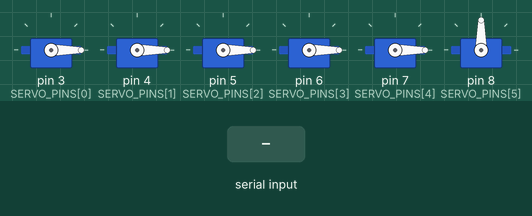
This sketch was run on a simulated Arduino Nano, built with avr-gcc and run on an emulated ATmega328P. Shown: 6 × servo. The inputs (shaded band) are chosen by the test bench. What the sketch prints to the serial monitor is not drawn.

Above: at 2.9 s.
3.0 s: "0\n" received over Serial
At 5.5 s:
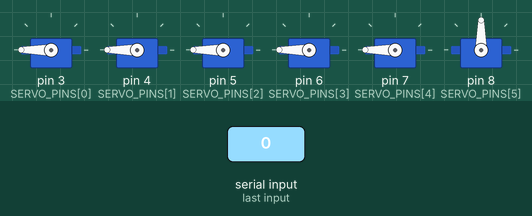
6.0 s: "1\n" received over Serial
At 8.0 s:
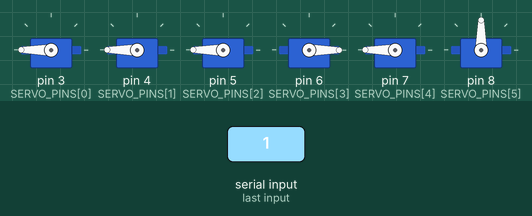
9.0 s: "2\n" received over Serial
At 11.5 s:
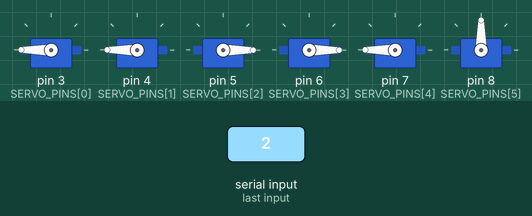
12.0 s: "3\n" received over Serial
At 13.7 s:
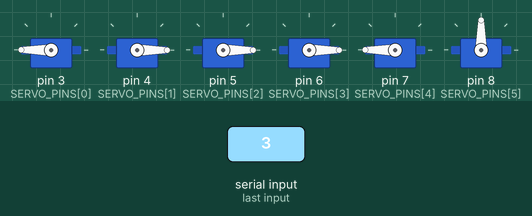
15.0 s: "4\n" received over Serial
At 17.2 s:
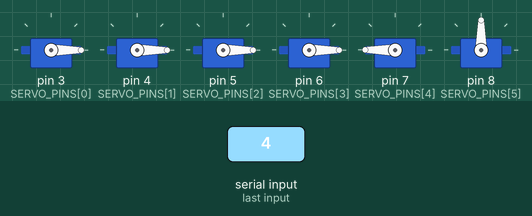
18.0 s: "5\n" received over Serial
At 18.16 s:
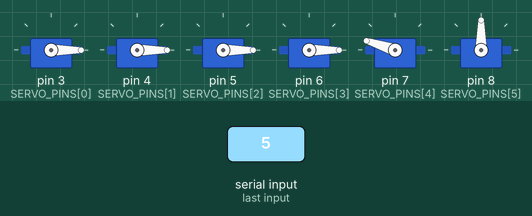
Timing chart, 0 to 21.0 s (numbered marks = the images above; inputs shaded):
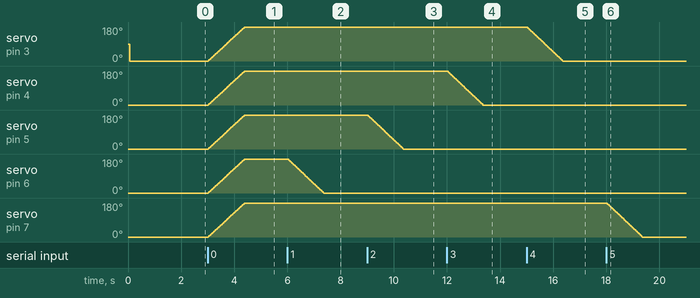

The sketch:

hand_control_nano_parallel_fixed.ino
```cpp
/*
 * 机械手控制器 - 修复版
 * 适用于Arduino Nano，使用串口通信
 *
 * 硬件连接:
 * - 舵机1 (小拇指): 连接到引脚 3
 * - 舵机2 (无名指): 连接到引脚 4
 * - 舵机3 (中指): 连接到引脚 5
 * - 舵机4 (食指): 连接到引脚 6
 * - 舵机5 (大拇指): 连接到引脚 7
 * - 舵机6 (手腕): 连接到引脚 8
 *
 * 功能:
 * - 数字手势 0-9
 * - 剪刀石头布手势
 * - 串口控制
 */

#include <Servo.h>

// 舵机配置
Servo myservo[6];

const int SERVO_COUNT = 6;
const int PINKY_INDEX = 0;      // 小拇指 - 接口3
const int RING_INDEX = 1;       // 无名指 - 接口4
const int MIDDLE_INDEX = 2;     // 中指 - 接口5
const int INDEX_INDEX = 3;      // 食指 - 接口6
const int THUMB_INDEX = 4;      // 大拇指 - 接口7
const int WRIST_INDEX = 5;      // 手腕 - 接口8

// 舵机引脚
const int SERVO_PINS[6] = {3, 4, 5, 6, 7, 8};

// 角度配置
const int OPEN_ANGLE = 0;      // 手指完全张开角度
const int CLOSED_ANGLE = 180;  // 手指完全收拢角度
const int HALF_ANGLE = 90;     // 半开角度

// 当前角度记录
int currentAngle[SERVO_COUNT] = {0, 0, 0, 0, 0, 90};

// 目标角度记录
int targetAngle[SERVO_COUNT] = {0, 0, 0, 0, 0, 90};

// 动画速度
const int ANIMATION_SPEED = 15;

// 舵机连接状态
bool servoConnected[6] = {false, false, false, false, false, false};

// 检查舵机连接
bool checkServoConnection(int servoIndex) {
  if (servoIndex < 0 || servoIndex >= SERVO_COUNT) {
    return false;
  }

  // 尝试写入一个测试角度
  int testAngle = currentAngle[servoIndex];
  myservo[servoIndex].write(testAngle);
  delay(50);

  // 这里可以添加更复杂的连接检测逻辑
  // 目前简单返回true，假设舵机已连接
  return true;
}

// 初始化舵机
void initializeServos() {
  Serial.println("🔧 初始化舵机...");

  for (int i = 0; i < SERVO_COUNT; i++) {
    Serial.print("舵机 ");
    Serial.print(i);
    Serial.print(" (引脚 ");
    Serial.print(SERVO_PINS[i]);
    Serial.print("): ");

    // 尝试连接舵机
    if (myservo[i].attach(SERVO_PINS[i])) {
      servoConnected[i] = true;
      Serial.println("✅ 已连接");
    } else {
      servoConnected[i] = false;
      Serial.println("❌ 连接失败");
    }

    // 设置初始角度
    currentAngle[i] = (i < 5) ? OPEN_ANGLE : 90;
    targetAngle[i] = currentAngle[i];

    if (servoConnected[i]) {
      myservo[i].write(currentAngle[i]);
    }

    delay(100);
  }

  Serial.println("舵机初始化完成");
}

// 并行移动所有舵机到目标角度
void moveAllServosParallel() {
  bool allReached = false;
  int step = 2; // 每次移动的步长
  int maxSteps = 100; // 最大步数，防止无限循环
  int stepCount = 0;

  while (!allReached && stepCount < maxSteps) {
    allReached = true;
    stepCount++;

    for (int i = 0; i < SERVO_COUNT; i++) {
      if (servoConnected[i] && currentAngle[i] != targetAngle[i]) {
        allReached = false;

        // 计算移动方向
        if (currentAngle[i] < targetAngle[i]) {
          currentAngle[i] = min(currentAngle[i] + step, targetAngle[i]);
        } else {
          currentAngle[i] = max(currentAngle[i] - step, targetAngle[i]);
        }

        // 移动舵机
        myservo[i].write(currentAngle[i]);
      }
    }

    delay(ANIMATION_SPEED);
  }

  if (stepCount >= maxSteps) {
    Serial.println("⚠️ 舵机移动超时");
  }
}

// 设置单个舵机目标角度
void setServoTarget(int servoIndex, int angle) {
  if (servoIndex >= 0 && servoIndex < SERVO_COUNT) {
    targetAngle[servoIndex] = constrain(angle, 0, 180);

    if (!servoConnected[servoIndex]) {
      Serial.print("⚠️ 舵机 ");
      Serial.print(servoIndex);
      Serial.println(" 未连接");
    }
  }
}

// 设置手指状态
void setFinger(int fingerIndex, bool isOpen) {
  int angle = isOpen ? OPEN_ANGLE : CLOSED_ANGLE;
  setServoTarget(fingerIndex, angle);
}

// 设置所有手指状态
void setAllFingers(bool isOpen) {
  for (int i = 0; i < 5; i++) {
    setFinger(i, isOpen);
  }
}

// 执行移动
void executeMove() {
  Serial.println("🚀 执行舵机移动...");
  moveAllServosParallel();
  Serial.println("✅ 舵机移动完成");
}

// 数字手势 0-9
void makeNumberGesture(String number) {
  Serial.print("手势: ");
  Serial.println(number);

  if (number == "0") {
    // 握拳
    Serial.println("动作: 握拳");
    setAllFingers(false);
    setServoTarget(WRIST_INDEX, 90);
    executeMove();
  }
  else if (number == "1") {
    // 指向手势
    Serial.println("动作: 指向");
    setFinger(PINKY_INDEX, false);
    setFinger(RING_INDEX, false);
    setFinger(MIDDLE_INDEX, false);
    setFinger(INDEX_INDEX, true);
    setFinger(THUMB_INDEX, false);
    setServoTarget(WRIST_INDEX, 90);
    executeMove();
  }
  else if (number == "2") {
    // 胜利手势
    Serial.println("动作: 胜利");
    setFinger(PINKY_INDEX, false);
    setFinger(RING_INDEX, false);
    setFinger(MIDDLE_INDEX, true);
    setFinger(INDEX_INDEX, true);
    setFinger(THUMB_INDEX, false);
    setServoTarget(WRIST_INDEX, 90);
    executeMove();
  }
  else if (number == "3") {
    // 三指手势
    Serial.println("动作: 三指");
    setFinger(PINKY_INDEX, false);
    setFinger(RING_INDEX, true);
    setFinger(MIDDLE_INDEX, true);
    setFinger(INDEX_INDEX, true);
    setFinger(THUMB_INDEX, false);
    setServoTarget(WRIST_INDEX, 90);
    executeMove();
  }
  else if (number == "4") {
    // 四指手势
    Serial.println("动作: 四指");
    setFinger(PINKY_INDEX, true);
    setFinger(RING_INDEX, true);
    setFinger(MIDDLE_INDEX, true);
    setFinger(INDEX_INDEX, true);
    setFinger(THUMB_INDEX, false);
    setServoTarget(WRIST_INDEX, 90);
    executeMove();
  }
  else if (number == "5") {
    // 张开手势
    Serial.println("动作: 张开");
    setAllFingers(true);
    setServoTarget(WRIST_INDEX, 90);
    executeMove();
  }
  else if (number == "6") {
    // 六指手势
    Serial.println("动作: 六指");
    setFinger(PINKY_INDEX, true);
    setFinger(RING_INDEX, true);
    setFinger(MIDDLE_INDEX, true);
    setFinger(INDEX_INDEX, true);
    setFinger(THUMB_INDEX, true);
    setServoTarget(WRIST_INDEX, 90);
    executeMove();
  }
  else if (number == "7") {
    // 七指手势
    Serial.println("动作: 七指");
    setFinger(PINKY_INDEX, true);
    setFinger(RING_INDEX, true);
    setFinger(MIDDLE_INDEX, true);
    setFinger(INDEX_INDEX, true);
    setFinger(THUMB_INDEX, true);
    setServoTarget(WRIST_INDEX, 60);
    executeMove();
  }
  else if (number == "8") {
    // 八指手势
    Serial.println("动作: 八指");
    setFinger(PINKY_INDEX, true);
    setFinger(RING_INDEX, true);
    setFinger(MIDDLE_INDEX, true);
    setFinger(INDEX_INDEX, true);
    setFinger(THUMB_INDEX, true);
    setServoTarget(WRIST_INDEX, 30);
    executeMove();
  }
  else if (number == "9") {
    // 九指手势
    Serial.println("动作: 九指");
    setFinger(PINKY_INDEX, true);
    setFinger(RING_INDEX, true);
    setFinger(MIDDLE_INDEX, true);
    setFinger(INDEX_INDEX, true);
    setFinger(THUMB_INDEX, true);
    setServoTarget(WRIST_INDEX, 0);
    executeMove();
  }
  else {
    Serial.println("❌ 无效的数字手势");
  }
}

// 剪刀石头布手势
void makeRPSGesture(String gesture) {
  Serial.print("RPS手势: ");
  Serial.println(gesture);

  if (gesture == "ROCK") {
    // 石头 - 握拳
    Serial.println("动作: 石头 (握拳)");
    setAllFingers(false);
    setServoTarget(WRIST_INDEX, 90);
    executeMove();
  }
  else if (gesture == "PAPER") {
    // 布 - 张开手掌
    Serial.println("动作: 布 (张开)");
    setAllFingers(true);
    setServoTarget(WRIST_INDEX, 90);
    executeMove();
  }
  else if (gesture == "SCISSORS") {
    // 剪刀 - 食指和中指张开，其他收拢
    Serial.println("动作: 剪刀 (食指中指)");
    setFinger(PINKY_INDEX, false);
    setFinger(RING_INDEX, false);
    setFinger(MIDDLE_INDEX, true);
    setFinger(INDEX_INDEX, true);
    setFinger(THUMB_INDEX, false);
    setServoTarget(WRIST_INDEX, 90);
    executeMove();
  }
  else {
    Serial.println("❌ 无效的RPS手势");
  }
}

// 重置为张开状态
void resetToOpen() {
  Serial.println("🔄 重置为张开状态");
  setAllFingers(true);
  setServoTarget(WRIST_INDEX, 90);
  executeMove();
}

// 串口命令处理
void processSerialCommand(String command) {
  command.trim();

  if (command.length() == 0) return;

  Serial.print("📥 收到命令: ");
  Serial.println(command);

  // 检查是否是数字手势 0-9
  if (command.toInt() >= 0 && command.toInt() <= 9) {
    makeNumberGesture(command);
  }
  // 检查是否是剪刀石头布手势
  else if (command == "ROCK" || command == "PAPER" || command == "SCISSORS") {
    makeRPSGesture(command);
  }
  // 重置命令
  else if (command == "RESET") {
    resetToOpen();
  }
  // 单个舵机控制命令
  else if (command.startsWith("SERVO:")) {
    // 格式: SERVO:index:angle
    int firstColon = command.indexOf(':');
    int secondColon = command.indexOf(':', firstColon + 1);

    if (firstColon != -1 && secondColon != -1) {
      int servoIndex = command.substring(firstColon + 1, secondColon).toInt();
      int angle = command.substring(secondColon + 1).toInt();

      Serial.print("🎯 舵机 ");
      Serial.print(servoIndex);
      Serial.print(" 到 ");
      Serial.print(angle);
      Serial.println(" 度");

      setServoTarget(servoIndex, angle);
      executeMove();
    } else {
      Serial.println("❌ 无效的舵机命令格式");
    }
  }
  // 未知命令
  else {
    Serial.print("❌ 未知命令: ");
    Serial.println(command);
  }
}

// 设置函数
void setup() {
  Serial.begin(9600);

  Serial.println("🚀 机械手控制器启动...");
  Serial.println("🔧 初始化舵机...");

  // 初始化舵机
  initializeServos();

  delay(1000);

  Serial.println("✅ 机械手控制器就绪!");
  Serial.println("📋 支持命令:");
  Serial.println("- 数字手势: 0-9");
  Serial.println("- 剪刀石头布: ROCK, PAPER, SCISSORS");
  Serial.println("- 重置: RESET");
  Serial.println("- 单个舵机: SERVO:index:angle");
  Serial.println("⏳ 等待命令...");
}

// 主循环
void loop() {
  if (Serial.available()) {
    String command = Serial.readStringUntil('\n');
    processSerialCommand(command);
  }
}
```

Measured:
- after the input at 3.0 s, servo on pin 3 (SERVO_PINS[0]), servo on pin 4 (SERVO_PINS[1]), servo on pin 5 (SERVO_PINS[2]), servo on pin 6 (SERVO_PINS[3]), servo on pin 7 (SERVO_PINS[4]): moves from 0° to 180° over 1.4 s, starting at once
- after the input at 6.0 s, servo on pin 6 (SERVO_PINS[3]): moves from 180° to 0° over 1.3 s, starting at once
- after the input at 9.0 s, servo on pin 5 (SERVO_PINS[2]): moves from 180° to 0° over 1.3 s, starting at once
- after the input at 12.0 s, servo on pin 4 (SERVO_PINS[1]): moves from 180° to 0° over 1.3 s, starting at once
- after the input at 15.0 s, servo on pin 3 (SERVO_PINS[0]): moves from 180° to 0° over 1.3 s, starting at once
- after the input at 18.0 s, servo on pin 7 (SERVO_PINS[4]): moves from 180° to 0° over 1.3 s, starting at once
